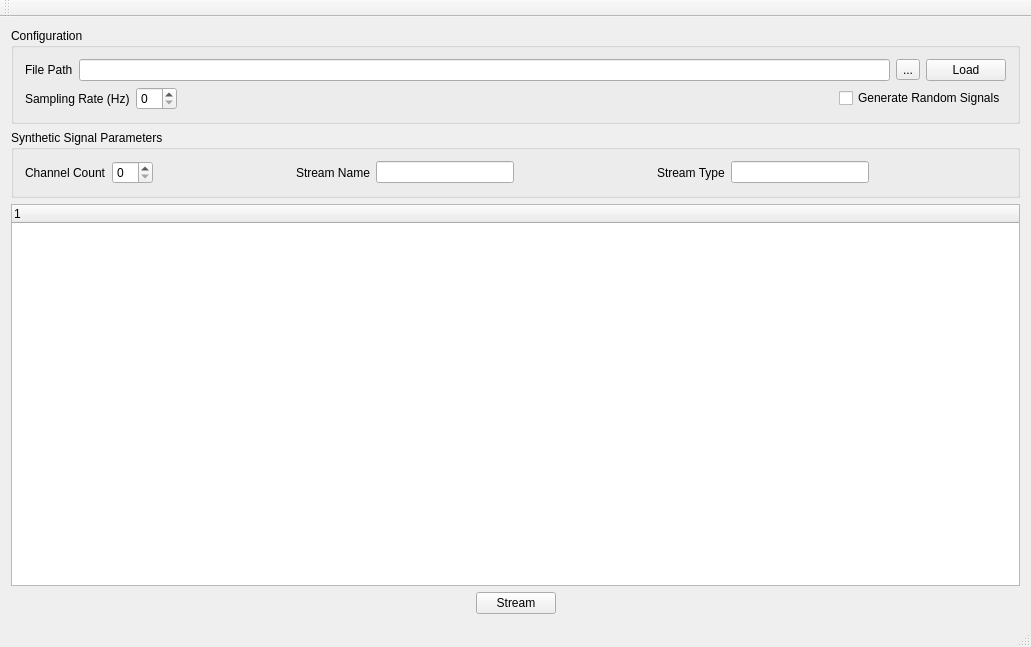
<?xml version="1.0" encoding="UTF-8"?>
<ui version="4.0">
 <class>XdfStreamer</class>
 <widget class="QMainWindow" name="XdfStreamer">
  <property name="geometry">
   <rect>
    <x>0</x>
    <y>0</y>
    <width>1031</width>
    <height>647</height>
   </rect>
  </property>
  <property name="windowTitle">
   <string>XdfStreamer</string>
  </property>
  <widget class="QWidget" name="centralWidget">
   <layout class="QGridLayout" name="gridLayout_3">
    <item row="0" column="0">
     <widget class="QGroupBox" name="groupBox">
      <property name="title">
       <string>Configuration</string>
      </property>
      <layout class="QGridLayout" name="gridLayout">
       <item row="0" column="0">
        <layout class="QHBoxLayout" name="horizontalLayout_2">
         <item>
          <widget class="QLabel" name="label">
           <property name="text">
            <string>File Path</string>
           </property>
          </widget>
         </item>
         <item>
          <widget class="QLineEdit" name="lineEdit"/>
         </item>
         <item>
          <widget class="QToolButton" name="toolButton">
           <property name="text">
            <string>...</string>
           </property>
          </widget>
         </item>
         <item>
          <widget class="QPushButton" name="pushButton_2">
           <property name="text">
            <string>Load</string>
           </property>
          </widget>
         </item>
        </layout>
       </item>
       <item row="1" column="0">
        <layout class="QHBoxLayout" name="horizontalLayout_3">
         <item>
          <widget class="QLabel" name="label_2">
           <property name="text">
            <string>Sampling Rate (Hz)</string>
           </property>
          </widget>
         </item>
         <item>
          <widget class="QSpinBox" name="spinBox"/>
         </item>
         <item>
          <spacer name="horizontalSpacer_3">
           <property name="orientation">
            <enum>Qt::Horizontal</enum>
           </property>
           <property name="sizeHint" stdset="0">
            <size>
             <width>31</width>
             <height>17</height>
            </size>
           </property>
          </spacer>
         </item>
         <item>
          <widget class="QCheckBox" name="checkBox">
           <property name="text">
            <string>Generate Random Signals</string>
           </property>
          </widget>
         </item>
        </layout>
       </item>
      </layout>
     </widget>
    </item>
    <item row="1" column="0">
     <widget class="QGroupBox" name="groupBox_2">
      <property name="title">
       <string>Synthetic Signal Parameters</string>
      </property>
      <layout class="QGridLayout" name="gridLayout_2">
       <item row="0" column="7">
        <widget class="QLineEdit" name="lineEdit_3"/>
       </item>
       <item row="0" column="2">
        <spacer name="horizontalSpacer_5">
         <property name="orientation">
          <enum>Qt::Horizontal</enum>
         </property>
         <property name="sizeHint" stdset="0">
          <size>
           <width>40</width>
           <height>20</height>
          </size>
         </property>
        </spacer>
       </item>
       <item row="0" column="3">
        <widget class="QLabel" name="label_3">
         <property name="text">
          <string>Stream Name</string>
         </property>
        </widget>
       </item>
       <item row="0" column="0">
        <widget class="QLabel" name="label_4">
         <property name="text">
          <string>Channel Count</string>
         </property>
        </widget>
       </item>
       <item row="0" column="8">
        <spacer name="horizontalSpacer_4">
         <property name="orientation">
          <enum>Qt::Horizontal</enum>
         </property>
         <property name="sizeHint" stdset="0">
          <size>
           <width>40</width>
           <height>20</height>
          </size>
         </property>
        </spacer>
       </item>
       <item row="0" column="6">
        <widget class="QLabel" name="label_5">
         <property name="text">
          <string>Stream Type</string>
         </property>
        </widget>
       </item>
       <item row="0" column="1">
        <widget class="QSpinBox" name="spinBox_2"/>
       </item>
       <item row="0" column="4">
        <widget class="QLineEdit" name="lineEdit_2"/>
       </item>
       <item row="0" column="5">
        <spacer name="horizontalSpacer_6">
         <property name="orientation">
          <enum>Qt::Horizontal</enum>
         </property>
         <property name="sizeHint" stdset="0">
          <size>
           <width>40</width>
           <height>20</height>
          </size>
         </property>
        </spacer>
       </item>
      </layout>
     </widget>
    </item>
    <item row="2" column="0">
     <widget class="QTreeWidget" name="treeWidget">
      <column>
       <property name="text">
        <string notr="true">1</string>
       </property>
      </column>
     </widget>
    </item>
    <item row="3" column="0">
     <layout class="QHBoxLayout" name="horizontalLayout">
      <item>
       <spacer name="horizontalSpacer">
        <property name="orientation">
         <enum>Qt::Horizontal</enum>
        </property>
        <property name="sizeHint" stdset="0">
         <size>
          <width>40</width>
          <height>20</height>
         </size>
        </property>
       </spacer>
      </item>
      <item>
       <widget class="QPushButton" name="pushButton">
        <property name="text">
         <string>Stream</string>
        </property>
       </widget>
      </item>
      <item>
       <spacer name="horizontalSpacer_2">
        <property name="orientation">
         <enum>Qt::Horizontal</enum>
        </property>
        <property name="sizeHint" stdset="0">
         <size>
          <width>40</width>
          <height>20</height>
         </size>
        </property>
       </spacer>
      </item>
     </layout>
    </item>
   </layout>
  </widget>
  <widget class="QMenuBar" name="menuBar">
   <property name="geometry">
    <rect>
     <x>0</x>
     <y>0</y>
     <width>1031</width>
     <height>26</height>
    </rect>
   </property>
  </widget>
  <widget class="QToolBar" name="mainToolBar">
   <attribute name="toolBarArea">
    <enum>TopToolBarArea</enum>
   </attribute>
   <attribute name="toolBarBreak">
    <bool>false</bool>
   </attribute>
  </widget>
  <widget class="QStatusBar" name="statusBar"/>
 </widget>
 <layoutdefault spacing="6" margin="11"/>
 <resources/>
 <connections/>
</ui>
